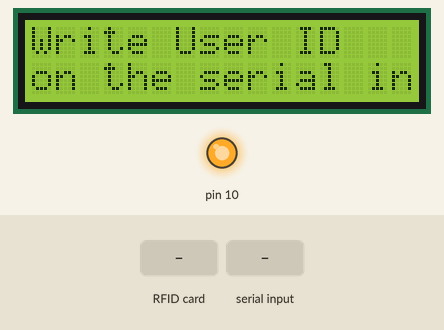
This sketch was run on a simulated Arduino Uno, built with avr-gcc and run on an emulated ATmega328P. On the bench: 16×2 character LCD, output pins drawn as LEDs (lit = HIGH). The test bench sets the inputs (shaded band). What the sketch prints to the serial monitor is not drawn.

Above: at 1.3 s.
1.4 s: RFID card 5E 7A 19 C4 held to the reader
At 2.5 s:
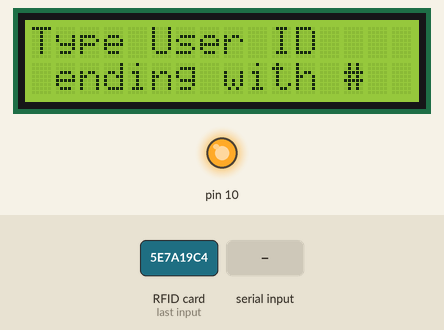
2.9 s: "90,45#" received over Serial
At 3.4 s:
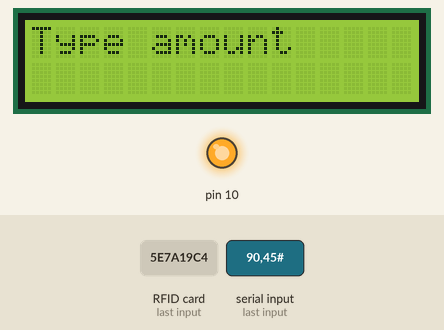
4.5 s: "30,150#" received over Serial
At 6.0 s:
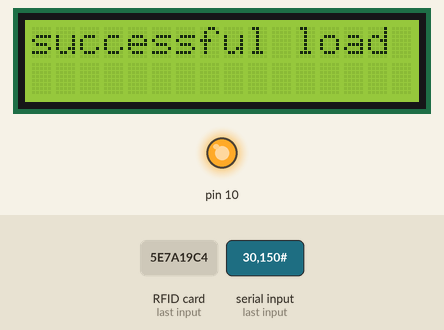
Timing chart, 0 to 7.5 s (numbered marks = the images above; inputs shaded):
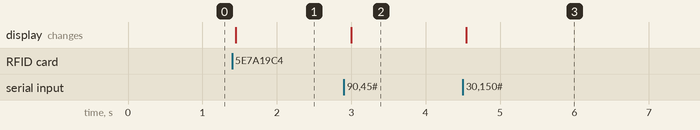

The sketch:

writeUserIDAmount.ino
```cpp
/*
 *
 *
 * HI TPAY  EMPLOYEES
 * This code writes user ID to block 5 and 6 in sector 1
 * this code formats block 9 as value block if not already formatted
 * this code writes user AMOUNT to block 9
 *
 * -----------------------------------------------------------------------------------------
 *             MFRC522                    ESP8266
 *             Reader/PCD                 D1 MINI
 * Signal      Pin                        Pin
 * -----------------------------------------------------------------------------------------
 * RST/Reset   RST                        0
 * SPI SS      SDA(SS)                    15
 * SPI MOSI    MOSI                       13
 * SPI MISO    MISO                       12
 * SPI SCK     SCK                        14
 *
 * Hardware required:
 * ESP8266
 * PCD (Proximity Coupling Device): NXP MFRC522 Contactless Reader IC
 * PICC (Proximity Integrated Circuit Card): A card or tag using the ISO 14443A interface, eg Mifare or NTAG203.
 * Liquid crystal display
 *
 * Created June 2019
 * by Bassey Dorinda Agala
 */

#include <SPI.h>
#include <MFRC522.h>
#include <LiquidCrystal_I2C.h> //Library  for LCD Display

#define RST_PIN         0          // Configurable, see typical pin layout above
#define SS_PIN          15       // Configurable, see typical pin layout above
LiquidCrystal_I2C lcd(0x27, 16, 2);

MFRC522 mfrc522(SS_PIN, RST_PIN);   // Create MFRC522 instance
MFRC522::MIFARE_Key key;

void setup() {
  Serial.begin(74880);        // Initialize serial communications with the PC
  SPI.begin();               // Init SPI bus
  lcd.backlight();
  lcd.begin();    //Initializing LCD 16x2
  mfrc522.PCD_Init();        // Init MFRC522 card
  Serial.println(F("Write personal data on MIFARE PICC "));
  lcd.clear();
  lcd.setCursor(0, 0);
  lcd.println("Write User ID ");
  lcd.setCursor(0, 1);
  lcd.println("on the serial interface");

   for (byte i = 0; i < 6; i++) {
        key.keyByte[i] = 0xDD;
    }


  Serial.println(F("BEWARE: Data will be written to the PICC, in sector 1 and 2"));
}
/**
 * Helper routine to dump a byte array as hex values to Serial.
 */
void dump_byte_array(byte *buffer, byte bufferSize) {
    for (byte i = 0; i < bufferSize; i++) {
        Serial.print(buffer[i] < 0x10 ? " 0" : " ");
        Serial.print(buffer[i], HEX);
    }
}

/**
 * Ensure that a given block is formatted as a Value Block.
 */
void formatValueBlock(byte blockAddr) {
    byte buffer[18];
    byte size = sizeof(buffer);
    MFRC522::StatusCode status;

    Serial.print(F("Reading block ")); Serial.println(blockAddr);
    status = mfrc522.MIFARE_Read(blockAddr, buffer, &size);
    if (status != MFRC522::STATUS_OK) {
        Serial.print(F("MIFARE_Read() failed: "));
        Serial.println(mfrc522.GetStatusCodeName(status));
        return;
    }

    if (    (buffer[0] == (byte)~buffer[4])
        &&  (buffer[1] == (byte)~buffer[5])
        &&  (buffer[2] == (byte)~buffer[6])
        &&  (buffer[3] == (byte)~buffer[7])

        &&  (buffer[0] == buffer[8])
        &&  (buffer[1] == buffer[9])
        &&  (buffer[2] == buffer[10])
        &&  (buffer[3] == buffer[11])

        &&  (buffer[12] == (byte)~buffer[13])
        &&  (buffer[12] ==        buffer[14])
        &&  (buffer[12] == (byte)~buffer[15])) {
        Serial.println(F("Block has correct Value Block format."));
    }
    else {
        Serial.println(F("Formatting as Value Block..."));
        byte valueBlock[] = {
            0, 0, 0, 0,
            255, 255, 255, 255,
            0, 0, 0, 0,
            blockAddr, ~blockAddr, blockAddr, ~blockAddr };
        status = mfrc522.MIFARE_Write(blockAddr, valueBlock, 16);
        if (status != MFRC522::STATUS_OK) {
            Serial.print(F("MIFARE_Write() failed: "));
            Serial.println(mfrc522.GetStatusCodeName(status));
        }
    }
}

void loop() {

  //set trailer buffer, at delivery all buffers are set to
//  byte trailerBuffer[] = { 255,255,255,255,255,255,0,0,0,0,255,255,255,255,255,255}; am coming
  //byte trailerBlock = 7;

  // Look for new cards
  if ( ! mfrc522.PICC_IsNewCardPresent()) {
    return;
  }

  // Select one of the cards
  if ( ! mfrc522.PICC_ReadCardSerial()) {
    return;
  }

  Serial.print(F("Card UID:"));    //Dump UID
  for (byte i = 0; i < mfrc522.uid.size; i++) {
    Serial.print(mfrc522.uid.uidByte[i] < 0x10 ? " 0" : " ");
    Serial.print(mfrc522.uid.uidByte[i], HEX);
  }
  Serial.print(F(" PICC type: "));   // Dump PICC type
  MFRC522::PICC_Type piccType = mfrc522.PICC_GetType(mfrc522.uid.sak);
  Serial.println(mfrc522.PICC_GetTypeName(piccType));

  byte buffer[34];
  byte block;
  int valAbuf;
// In this sample we use the second sector,
// that is: sector #8, covering block #16 up to and including block #19
  byte sector         = 2;
  byte valueBlockA    = 9;
  byte valueBlockB    = 10;
  byte trailerBlock   = 11;
    byte size = sizeof(buffer);
//  int32_t value;
  MFRC522::StatusCode status;
  byte len;

  Serial.setTimeout(20000L) ;     // wait until 20 seconds for input from serial
  // Ask user ID
  Serial.println(F("Type User ID, ending with #"));
  lcd.clear();
  lcd.setCursor(0, 0);
  lcd.println("Type User ID ");
  lcd.setCursor(0, 1);
  lcd.println(" ending with #");
  len = Serial.readBytesUntil('#', (char *) buffer, 30) ; // read family name from serial
  for (byte i = len; i < 30; i++) buffer[i] = ' ';     // pad with spaces

  block = 4;
  //Serial.println(F("Authenticating using key A..."));
  status = mfrc522.PCD_Authenticate(MFRC522::PICC_CMD_MF_AUTH_KEY_A, block, &key, &(mfrc522.uid));
  if (status != MFRC522::STATUS_OK) {
    Serial.print(F("PCD_Authenticate() failed: "));
    lcd.clear();
      lcd.setCursor(0, 0);
      lcd.println("failed authen");
    Serial.println(mfrc522.GetStatusCodeName(status));
    return;
  }
  else Serial.println(F("PCD_Authenticate() success: "));
        lcd.clear();
      lcd.setCursor(0, 0);
      lcd.println("authen success");

  // Write block
  status = mfrc522.MIFARE_Write(block, buffer, 16);
  if (status != MFRC522::STATUS_OK) {
    Serial.print(F("MIFARE_Write() failed: "));
    lcd.clear();
      lcd.setCursor(0, 0);
      lcd.println("failed write");
    Serial.println(mfrc522.GetStatusCodeName(status));
    return;
  }
  else Serial.println(F("MIFARE_Write() success: "));
        lcd.clear();
      lcd.setCursor(0, 0);
      lcd.println("write success");

  block = 5;
  //Serial.println(F("Authenticating using key A..."));
  status = mfrc522.PCD_Authenticate(MFRC522::PICC_CMD_MF_AUTH_KEY_A, block, &key, &(mfrc522.uid));
  if (status != MFRC522::STATUS_OK) {
    Serial.print(F("PCD_Authenticate() failed: "));
    lcd.clear();
      lcd.setCursor(0, 0);
      lcd.println("failed authen");
    Serial.println(mfrc522.GetStatusCodeName(status));
    return;
  }

  // Write block
  status = mfrc522.MIFARE_Write(block, &buffer[16], 16);
  if (status != MFRC522::STATUS_OK) {
    Serial.print(F("MIFARE_Write() failed: "));
    lcd.clear();
      lcd.setCursor(0, 0);
      lcd.println("failed write");
    Serial.println(mfrc522.GetStatusCodeName(status));
    return;
  }
  else Serial.println(F("MIFARE_Write() success: "));
      lcd.clear();
      lcd.setCursor(0, 0);
      lcd.println("write success");

   // Authenticate using key A
    Serial.println(F("Authenticating using key A..."));
    status = mfrc522.PCD_Authenticate(MFRC522::PICC_CMD_MF_AUTH_KEY_A, trailerBlock, &key, &(mfrc522.uid));
    if (status != MFRC522::STATUS_OK) {
        Serial.print(F("PCD_Authenticate() failed: "));
        Serial.println(mfrc522.GetStatusCodeName(status));
        return;
    }

    // Show the whole sector as it currently is
    Serial.println(F("Current data in sector:"));
    mfrc522.PICC_DumpMifareClassicSectorToSerial(&(mfrc522.uid), &key, sector);
    Serial.println();

    // We need a sector trailer that defines blocks 5 and 6 as Value Blocks and enables key B
    // The last block in a sector (block #3 for Mifare Classic 1K) is the Sector Trailer.
    // See http://www.nxp.com/documents/data_sheet/MF1S503x.pdf sections 8.6 and 8.7:
    //      Bytes 0-5:   Key A
    //      Bytes 6-8:   Access Bits
    //      Bytes 9:     User data
    //      Bytes 10-15: Key B (or user data)
    byte trailerBuffer[] = {
        221, 221, 221, 221, 221, 221, //eep default key A
        0, 0, 0,
        0,
        221, 221, 221, 221, 221, 221};      // Keep default key B
    // The access bits are stored in a peculiar fashion.
    // There are four groups:
    //      g[0]    Access bits for block 0 (for sectors 0-31)
    //              or blocks 0-4 (for sectors 32-39)
    //      g[1]    Access bits for block 1 (for sectors 0-31)
    //              or blocks 5-9 (for sectors 32-39)
    //      g[2]    Access bits for block 2 (for sectors 0-31)
    //              or blocks 10-14 (for sectors 32-39)
    //      g[3]    Access bits for the Sector Trailer: block 3 (for sectors 0-31)
    //              or block 15 (for sectors 32-39)
    // Each group has access bits [C1 C2 C3], in this code C1 is MSB and C3 is LSB.
    // Determine the bit pattern needed using MIFARE_SetAccessBits:
    //      g0=0    access bits for block 0 (of this sector) using [0 0 0] = 000b = 0
    //              which means key A|B have r/w for block 0 of this sector
    //              which (in this example) translates to block #4 within sector #1;
    //              this is the transport configuration (at factory delivery).
    //      g1=6    access bits for block 1 (of this sector) using [1 1 0] = 110b = 6
    //              which means block 1 (of this sector) is used as a value block,
    //              which (in this example) translates to block #5 within sector #1;
    //              where key A|B have r, key B has w, key B can increment,
    //              and key A|B can decrement, transfer, and restore.
    //      g2=6    same thing for block 2 (of this sector): set it to a value block;
    //              which (in this example) translates to block #6 within sector #1;
    //      g3=3    access bits for block 3 (of this sector): the Sector Trailer here;
    //              using [0 1 1] = 011b = 3 which means only key B has r/w access
    //              to the Sector Trailer (block 3 of this sector) from now on
    //              which (in this example) translates to block #7 within sector #1;
    mfrc522.MIFARE_SetAccessBits(&trailerBuffer[6], 0, 6, 6, 3);

    // Read the sector trailer as it is currently stored on the PICC
    Serial.println(F("Reading sector trailer..."));
    status = mfrc522.MIFARE_Read(trailerBlock, buffer, &size);
    if (status != MFRC522::STATUS_OK) {
        Serial.print(F("MIFARE_Read() failed: "));
        Serial.println(mfrc522.GetStatusCodeName(status));
        return;
    }
    // Check if it matches the desired access pattern already;
    // because if it does, we don't need to write it again...
    if (    buffer[6] != trailerBuffer[6]
        ||  buffer[7] != trailerBuffer[7]
        ||  buffer[8] != trailerBuffer[8]) {
        // They don't match (yet), so write it to the PICC
        Serial.println(F("Writing new sector trailer..."));
        status = mfrc522.MIFARE_Write(trailerBlock, trailerBuffer, 16);
        if (status != MFRC522::STATUS_OK) {
            Serial.print(F("MIFARE_Write() failed: "));
            Serial.println(mfrc522.GetStatusCodeName(status));
            return;
        }
    }

    // Authenticate using key B
    Serial.println(F("Authenticating again using key B..."));
    status = mfrc522.PCD_Authenticate(MFRC522::PICC_CMD_MF_AUTH_KEY_B, trailerBlock, &key, &(mfrc522.uid));
    if (status != MFRC522::STATUS_OK) {
        Serial.print(F("PCD_Authenticate() failed: "));
        Serial.println(mfrc522.GetStatusCodeName(status));
        return;
    }

    // A value block has a 32 bit signed value stored three times
    // and an 8 bit address stored 4 times. Make sure that valueBlockA
    // and valueBlockB have that format (note that it will only format
    // the block when it doesn't comply to the expected format already).
    formatValueBlock(valueBlockA);
    formatValueBlock(valueBlockB);
       // Ask personal data: Transport recharge amount in naira

    Serial.setTimeout(60000L) ;     // wait until 20 seconds for input from serial
     Serial.println(F("Type recharge amount, ending with #"));
       lcd.clear();
       lcd.setCursor(0, 0);
       lcd.println("Type amount ");
        //lcd.setCursor(0, 1);
       //lcd.println(" ending with #");
   //  len = Serial.readBytesUntil('#', (char *) buffer, 6) ; // read recharge amount from serial
     // for (byte i = len; i < 6; i++) buffer[i] = ' ';     // pad with spaces
      while (!Serial.available());
      {
        valAbuf = Serial.parseInt();
      }
      if (valAbuf > 0){
        Serial.println(valAbuf);
      }
      lcd.setCursor(0,1);
      lcd.write(valAbuf);

    // Add 2500 to the value of valueBlockA and store the result in valueBlockA.
    Serial.print("Adding recharge amount in NAIRA to value of block "); Serial.println(valueBlockA);
    status = mfrc522.MIFARE_Increment(valueBlockA, valAbuf);
    if (status != MFRC522::STATUS_OK) {
        Serial.print(F("MIFARE_Increment() failed: "));
        Serial.println(mfrc522.GetStatusCodeName(status));
        return;
    }
    status = mfrc522.MIFARE_Transfer(valueBlockA);
    if (status != MFRC522::STATUS_OK) {
        Serial.print(F("MIFARE_Transfer() failed: "));
        Serial.println(mfrc522.GetStatusCodeName(status));
        return;
    }
    // Show the new value of valueBlockA
    status = mfrc522.MIFARE_GetValue(valueBlockA, &valAbuf);
    if (status != MFRC522::STATUS_OK) {
        Serial.print(F("mifare_GetValue() failed: "));
        Serial.println(mfrc522.GetStatusCodeName(status));
        return;
    }
    Serial.print("New value of value block "); Serial.print(valueBlockA);
    Serial.print(" = "); Serial.println(valAbuf);
    lcd.clear();
    lcd.setCursor(0, 0);
    lcd.println("New amount: ");
    lcd.setCursor(0, 1);
    lcd.write(valAbuf);

 /*  // Decrement 50 naira from the value of valueBlockA and store the result in valueBlockA.
    Serial.print("Subtracting 50 naira from value of block "); Serial.println(valueBlockA);
    status = mfrc522.MIFARE_Decrement(valueBlockA, 2147349528);
    if (status != MFRC522::STATUS_OK) {
        Serial.print(F("MIFARE_Decrement() failed: "));
        Serial.println(mfrc522.GetStatusCodeName(status));
        return;
    }
    status = mfrc522.MIFARE_Transfer(valueBlockA);
    if (status != MFRC522::STATUS_OK) {
        Serial.print(F("MIFARE_Transfer() failed: "));
        Serial.println(mfrc522.GetStatusCodeName(status));
        return;
    }
    // Show the new value of valueBlockA
    status = mfrc522.MIFARE_GetValue(valueBlockA, &valAbuf);
    if (status != MFRC522::STATUS_OK) {
        Serial.print(F("mifare_GetValue() failed: "));
        Serial.println(mfrc522.GetStatusCodeName(status));
        return;
    }
    Serial.print(F("New value of value block ")); Serial.print(valueBlockA);
    Serial.print(F(" = ")); Serial.println(valAbuf);
    */
    // Check some boundary...
    if (valAbuf <= -10) {
      Serial.println(F("YOUR ACCOUNT IS EMPTY PLEASE RECHARGE YOUR CARD."));
      lcd.clear();
      lcd.setCursor(0, 0);
      lcd.println("Account empty");
    }
  Serial.println(" ");
  lcd.clear();
  lcd.setCursor(0, 0);
  lcd.println("successful load");
  mfrc522.PICC_HaltA(); // Halt PICC
  mfrc522.PCD_StopCrypto1();  // Stop encryption on PCD

}
```

Measured:
- after the input at 1.4 s, the display: changes after 0.05 s (image 1)
- after the input at 2.9 s, the display: changes after 0.10 s (image 2)
- after the input at 4.5 s, the display: changes at once (image 3)
